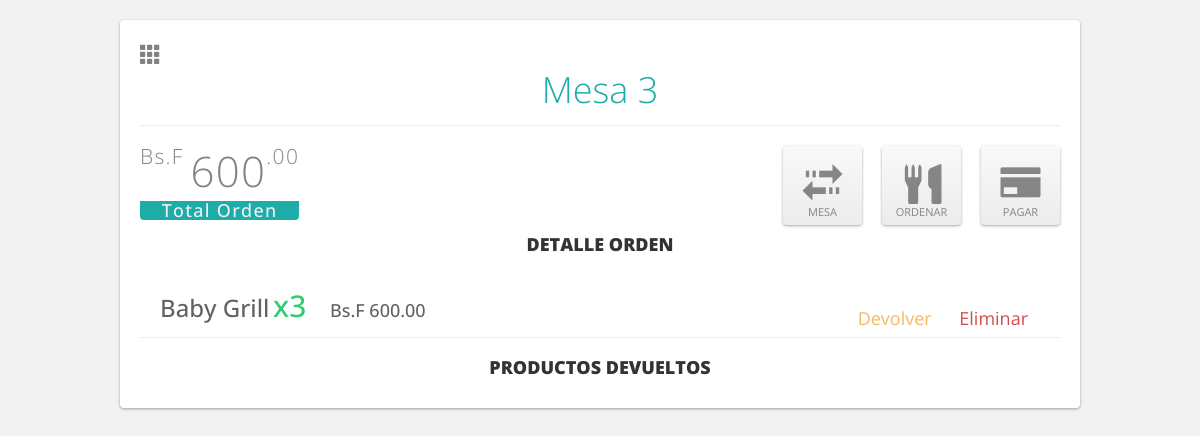
Page /main/pedido/36 on the committed database.
### tables this page shows
CREATE TABLE `pedidos` (
  `id` int(11) NOT NULL AUTO_INCREMENT,
  `fecha` timestamp NOT NULL DEFAULT CURRENT_TIMESTAMP ON UPDATE CURRENT_TIMESTAMP,
  `id_mesa` int(11) DEFAULT NULL,
  `para_llevar` enum('Si') DEFAULT NULL,
  `descuento` int(11) DEFAULT NULL,
  `estado` enum('Activo','Cerrado') NOT NULL,
  PRIMARY KEY (`id`),
  KEY `id_mesa` (`id_mesa`),
  CONSTRAINT `pedidos_ibfk_1` FOREIGN KEY (`id_mesa`) REFERENCES `mesas` (`id`)
);

CREATE TABLE `mesas` (
  `id` int(11) NOT NULL AUTO_INCREMENT,
  `numero` int(11) NOT NULL,
  `nombre` varchar(255) NOT NULL,
  PRIMARY KEY (`id`)
);

CREATE TABLE `productosXpedido` (
  `id` int(11) NOT NULL AUTO_INCREMENT,
  `id_pedido` int(11) NOT NULL,
  `id_producto` int(11) NOT NULL,
  `devuelto` enum('Si') DEFAULT NULL,
  `precio` double(7,2) NOT NULL,
  PRIMARY KEY (`id`),
  KEY `id_pedido` (`id_pedido`),
  KEY `id_producto` (`id_producto`),
  CONSTRAINT `productosXpedido_ibfk_1` FOREIGN KEY (`id_pedido`) REFERENCES `pedidos` (`id`),
  CONSTRAINT `productosXpedido_ibfk_2` FOREIGN KEY (`id_producto`) REFERENCES `productos` (`id`)
);

CREATE TABLE `productos` (
  `id` int(11) NOT NULL AUTO_INCREMENT,
  `id_cat` int(11) NOT NULL,
  `nombre` varchar(255) NOT NULL,
  `descripcion` varchar(255) DEFAULT NULL,
  `precio` double(7,2) NOT NULL,
  PRIMARY KEY (`id`),
  KEY `id_cat` (`id_cat`),
  CONSTRAINT `productos_ibfk_1` FOREIGN KEY (`id_cat`) REFERENCES `categorias` (`id`)
);

### application/controllers/Main.php (called while the page is built, shortened)
<?php
class Main extends CI_Controller
{
	public function __construct(){
		$this->load->model('main_model');
		$this->load->helper(array('url'));
		$this->load->library('session');
	}
	public function pedido($id_pedido) {
		$data['detalle'] = $this->main_model->detalle_pedido($id_pedido);
		$data['devoluciones'] = $this->main_model->productos_devueltos($id_pedido);
		$total = $this->main_model->total_pedido($id_pedido);
		$data['total'] = explode('.', $total);
		$data['total'] = array_filter($data['total']);
		$data['productos'] = $this->main_model->productos_pedido($id_pedido);
		$this->load->view('pedido', $data);
	}
}

### index.php (called while the page is built, shortened)
<?php
require_once BASEPATH.'core/CodeIgniter.php';

### application/models/Main_model.php (called while the page is built, shortened)
<?php
class Main_model extends CI_Model
{
    public function detalle_pedido($id) {
        $this->db->select('pedidos.*, mesas.numero');
        $this->db->from('pedidos');
        $this->db->where('pedidos.id', $id);
        $this->db->join('mesas', 'pedidos.id_mesa = mesas.id');
        $query = $this->db->get();
        return $query->row();
    }
    public function total_pedido($id) {
        $this->db->select('sum(productosXpedido.precio) as total');
        $this->db->from('productosXpedido');
        $this->db->where('productosXpedido.id_pedido', $id);
        $this->db->where('productosXpedido.devuelto IS NULL');
        $query = $this->db->get();
        return $query->row()->total;
    }
    public function productos_pedido($id_pedido) {
        $this->db->select('productosXpedido.id, productosXpedido.id_pedido, productosXpedido.id_producto');
        $this->db->select('count(productosXpedido.id_producto) as cantidad, sum(productosXpedido.precio) as precio_total, productos.nombre');
        $this->db->join('productos', 'productosXpedido.id_producto = productos.id', 'inner');
        $this->db->where('productosXpedido.id_pedido', $id_pedido);
        $this->db->where('productosXpedido.devuelto IS NULL');
        $this->db->group_by('id_producto');
        $query = $this->db->get('productosXpedido');
        return $query->result();
    }
    public function productos_devueltos($id_pedido) {
        $this->db->select('productosXpedido.id, productosXpedido.id_pedido, productosXpedido.id_producto');
        $this->db->select('count(productosXpedido.id_producto) as cantidad, sum(productosXpedido.precio) as precio_total, productos.nombre');
        $this->db->join('productos', 'productosXpedido.id_producto = productos.id', 'inner');
        $this->db->where('productosXpedido.id_pedido', $id_pedido);
        $this->db->where('productosXpedido.devuelto','Si');
        $this->db->group_by('id_producto');
        $query = $this->db->get('productosXpedido');
        return $query->result();
    }
}

### application/views/pedido.php (the view, shortened to what this page needs)
<!DOCTYPE html>
<html>
<head>
	<link href="<?=base_url('assets/css/bootstrap.min.css')?>" rel="stylesheet">
	<link rel="stylesheet" href="<?=base_url('assets/css/style.css')?>">
</head>
<body>
	<div class="pedido-container">
		<div class="go-back">
			<a href="<?=base_url('main')?>"><span class="glyphicon glyphicon-th"></span></a>
		</div>
		<header>
			<h1 class="numero-mesa">Mesa <?=$detalle->numero?></h1>
		</header>
		<hr>
		<div class="pedido-opciones">
			<div class="total-pedido">
				<?php if(empty($total)): ?>
					<span>Bs.F </span>0
				<?php else: ?>
					<span>Bs.F </span><?=$total[0]?><span>.<?=$total[1]?></span>
				<?php endif; ?>
				<h4 class="text-center">Total Orden</h4>
			</div>
			<div class="btn-pedido">
				<a href="" data-toggle="modal" data-target="#modalPagar"><span class="glyphicon glyphicon-credit-card"></span><span class="title">Pagar</span></a>
			</div>
			<div class="btn-pedido btn-ordenar">
				<a href="#"><span class="glyphicon glyphicon-cutlery" data-toggle="modal" data-target="#pedido"></span><span class="title">Ordenar</span></a>
			</div>
			<div class="btn-pedido btn-ordenar">
				<a href="#" class="table-add" data-toggle="modal" data-target="#mesa"><span class="glyphicon glyphicon-transfer"></span><span class="title">Mesa</span></a>
			</div>
		</div>
		<div class="detalle-pedido">
			<h4 class="text-center" style="font-weight:800;text-transform:uppercase">Detalle Orden</h4>
			<?php $productos = array_filter($productos); ?>
			<?php if(!empty($productos)): ?>
				<?php foreach($productos as $producto): ?>
					<div class="producto">
						<h3 class="detalles name"><?=$producto->nombre?></h3>
						<h2 class="detalles qty">x<?=$producto->cantidad?></h2>
						<h4 class="detalles">Bs.F <?=$producto->precio_total?></h4>
						<div class="acciones">
							<button data-pedido="<?=$detalle->id?>" data-producto="<?=$producto->id_producto?>" class="btn btn-warning btn-pedido btn-devolver" title="Devolver">Devolver</button>
							<button data-pedido="<?=$detalle->id?>" data-producto="<?=$producto->id_producto?>" class="btn btn-danger btn-pedido btn-eliminar" title="Eliminar">Eliminar</button>
						</div>
					</div>
				<?php endforeach; ?>
			<?php else: ?>
				<h2 class="text-center" style="color:#828282">No hay productos</h2>
			<?php endif; ?>
		</div>
		<div class="detalle-pedido">
			<h4 class="text-center" style="font-weight:800;text-transform:uppercase">Productos Devueltos</h4>
		</div>
	</div>
</body>
</html>

### assets/css/style.css (style rules this page uses)
body { padding:0;margin:0;background:#f2f2f2;font-family:"Open Sans",sans-serif }
.pedido-container { position:relative;width:960px;margin:0 auto;margin-top:20px;background:#fff;-webkit-box-shadow:0 1px 3px rgba(0,0,0,0.35);-moz-box-shadow:0 1px 3px rgba(0,0,0,0.35);-o-box-shadow:0 1px 3px rgba(0,0,0,0.35);box-shadow:0 1px 3px rgba(0,0,0,0.35);border-radius:4px;padding:20px;zoom:1; }
.pedido-container:after,.pedido-container:before { content:"";display:table }
.pedido-container:after { clear:both }
.pedido-container hr { margin-top:15px }
.pedido-container .numero-mesa { display:block;margin:0;font-weight:300;padding:0;color:#1daca7;text-align:center }
.pedido-container .total-pedido { float:left;font-size:3em;font-weight:100;letter-spacing:1.3px;margin-top:-5px;color:#828282; }
.pedido-container .total-pedido span { font-size:.5em;margin-bottom:15px;vertical-align:top }
.pedido-container .total-pedido h4 { margin:0;color:#f2f2f2;background:#1daca7;border-bottom-left-radius:4px;border-bottom-right-radius:4px }
.pedido-container .pedido-opciones { zoom:1; }
.pedido-container .pedido-opciones:after,.pedido-container .pedido-opciones:before { content:"";display:table }
.pedido-container .pedido-opciones:after { clear:both }
.pedido-container .pedido-opciones .btn-pedido { position:relative;float:right;border-radius:4px;-webkit-box-shadow:0 1px 3px rgba(0,0,0,0.35);-moz-box-shadow:0 1px 3px rgba(0,0,0,0.35);-o-box-shadow:0 1px 3px rgba(0,0,0,0.35);box-shadow:0 1px 3px rgba(0,0,0,0.35); }
.pedido-container .pedido-opciones .btn-pedido a { display:block;width:79px;height:79px;text-decoration:none;text-align:center;color:#333;background:linear-gradient(rgba(242,241,239,0.45),rgba(210,215,211,0.45));outline:none; }
.pedido-container .pedido-opciones .btn-pedido a span { color:rgba(0,0,0,0.45) }
.pedido-container .pedido-opciones .btn-pedido a .glyphicon { position:absolute;top:50%;left:0;right:0;margin-top:-20px;font-size:40px }
.pedido-container .pedido-opciones .btn-pedido a .title { position:absolute;bottom:5px;left:0;right:0;text-transform:uppercase;font-size:11px }
.pedido-container .pedido-opciones .btn-ordenar { margin-right:20px; }
.pedido-container .pedido-opciones .btn-ordenar .glyphicon { font-size:35px }
.pedido-container .detalle-pedido { zoom:1; }
.pedido-container .detalle-pedido:after,.pedido-container .detalle-pedido:before { content:"";display:table }
.pedido-container .detalle-pedido:after { clear:both }
.pedido-container .detalle-pedido .producto { position:relative;padding:5px 20px;color:#626262;text-transform:none;margin-bottom:10px;border-bottom:1.4px solid #eee;zoom:1; }
.pedido-container .detalle-pedido .producto:after,.pedido-container .detalle-pedido .producto:before { content:"";display:table }
.pedido-container .detalle-pedido .producto:after { clear:both }
.pedido-container .detalle-pedido .producto .detalles { display:inline-block;margin-right:20px }
.pedido-container .detalle-pedido .producto .name { margin-right:0 }
.pedido-container .detalle-pedido .producto .qty { color:#2ecc71 }
.pedido-container .detalle-pedido .producto .acciones { position:absolute;right:20px;bottom:0;font-weight:700 }
.pedido-container .detalle-pedido .producto .btn-pedido { background:transparent;font-weight:400;font-size:18px;border:none }
.pedido-container .detalle-pedido .producto .btn-warning { color:rgba(240,173,78,0.85) }
.pedido-container .detalle-pedido .producto .btn-danger { color:rgba(201,48,44,0.85) }
.pedido-container .detalle-pedido .btn { background:transparent;color:#333 }
.go-back a { color:#828282;font-size:21px; }

### rows in the picture
pedidos: id_mesa.numero "3"
productosxpedido: id_producto.nombre "Baby Grill", cantidad "3", precio_total "600.00"

### other values in the picture
$total[0] "600"
$total[1] "00"
